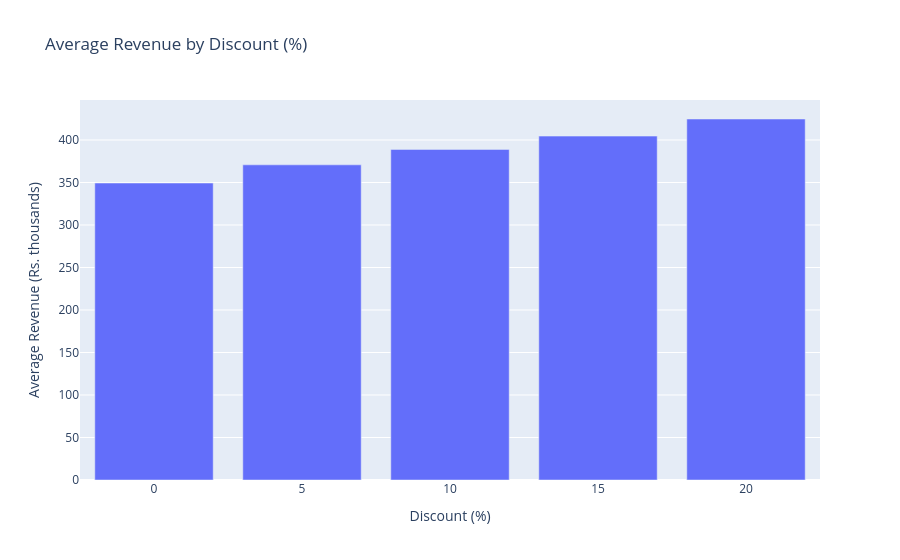

This figure's notebook cell:
### Code cell
discount_clean = clean.groupby(
    "Discount", as_index=False
)["Revenue"].mean()

fig_d = px.bar(
    discount_clean,
    x="Discount",
    y="Revenue",
    title="Average Revenue by Discount (%)"
)

fig_d.update_layout(
    xaxis_title="Discount (%)",
    yaxis_title="Average Revenue (Rs. thousands)"
)

fig_d.show()

### Figure 1 — Plotly figure (JSON) as saved in the notebook; plotly's stock layout.template omitted (floating-point values rounded to 4 significant figures)
{"data": [{"hovertemplate": "Discount=%{x}<br>Revenue=%{y}<extra></extra>", "legendgroup": "", "marker": {"color": "#636efa", "pattern": {"shape": ""}}, "name": "", "orientation": "v", "showlegend": false, "textposition": "auto", "type": "bar", "x": [0, 5, 10, 15, 20], "xaxis": "x", "y": [349.3, 370.8, 388.9, 404.6, 424.7], "yaxis": "y"}], "layout": {"barmode": "relative", "legend": {"tracegroupgap": 0}, "title": {"text": "Average Revenue by Discount (%)"}, "xaxis": {"anchor": "y", "domain": [0, 1], "title": {"text": "Discount (%)"}}, "yaxis": {"anchor": "x", "domain": [0, 1], "title": {"text": "Average Revenue (Rs. thousands)"}}}}
